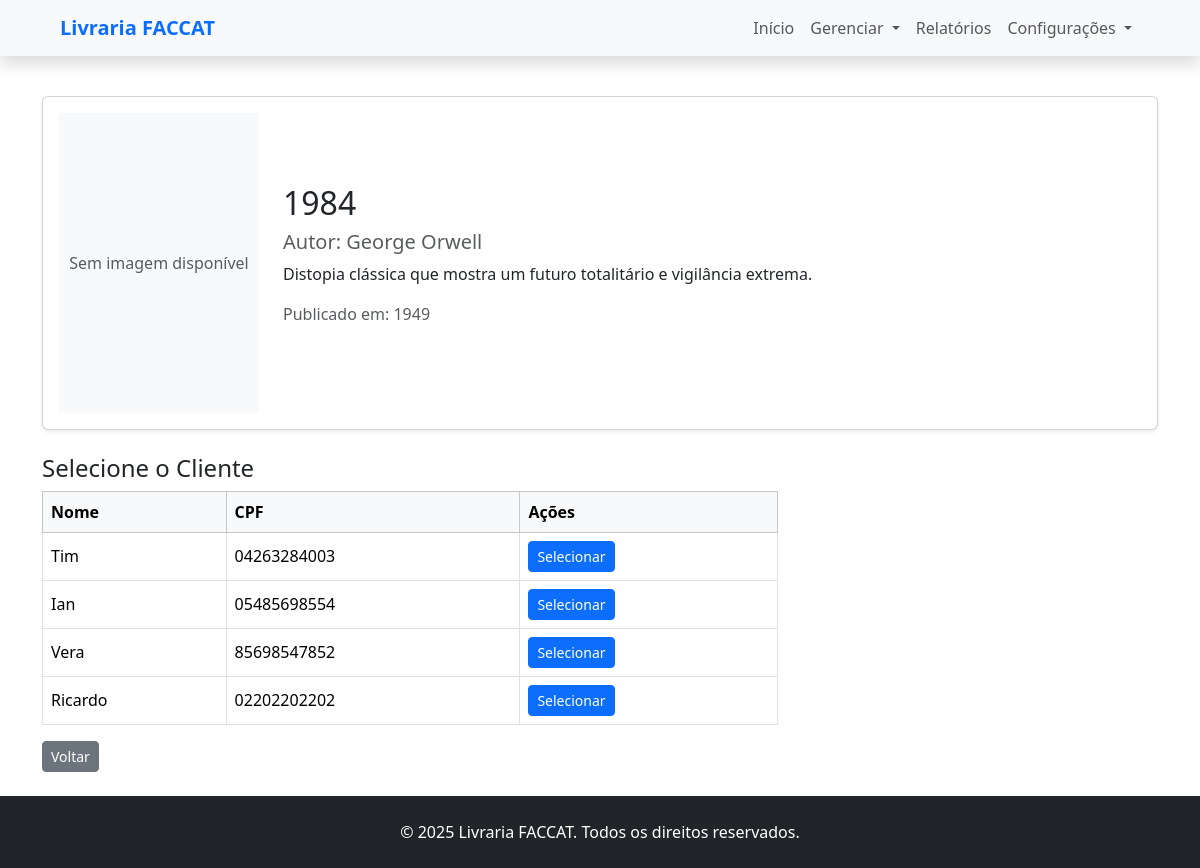
/livros/emprestimos/2/selecionar-cliente (signed in), run on the app's committed database.
### livros/models.py (models this page shows, shortened)
class Livro(models.Model):
    nome = models.CharField(max_length=100)
    autor = models.CharField(max_length=100)
    descricao = models.TextField()
    ano_publicacao = models.IntegerField(default=datetime.now().year)
    foto = StdImageField(
        upload_to='fotos/alunos',
        variations={'thumb': (150, 150), 'medium': (300, 300)},
        blank=True,
        null=True
    )
    isbn = models.CharField(max_length=17, blank=True, null=True, unique=True,
                            help_text="ISBN do livro (ex: 978-3-16-148410-0)")
    genero = models.CharField(max_length=20, choices=GENEROS, default='ficcao')
    quantidade = models.PositiveIntegerField(default=0)
    def exemplares_disponiveis(self):
        emprestimos_ativos = self.emprestimo_set.exclude(status='FINALIZADO').count()
        return max(self.quantidade - emprestimos_ativos, 0)
    def esta_disponivel_para_cliente(self, cliente):
        if self.exemplares_disponiveis() <= 0:
            return False
        primeira_reserva = self.reserva_set.filter(status='AGUARDANDO').order_by('data_solicitacao').first()
        if not primeira_reserva:
            return True
        return primeira_reserva.cliente == cliente
    def __str__(self):
        return self.nome

### usuarios/models.py (models this page shows, shortened)
class Cliente(models.Model):
    cpf = models.CharField(max_length=11, unique=True)
    email = models.EmailField()
    nome = models.CharField(max_length=50)
    endereco = models.CharField(max_length=30)
    logradouro = models.CharField(max_length=20)
    bairro = models.CharField(max_length=30)
    bloqueado = models.BooleanField(default=False)
    def __str__(self):
        return self.nome

### livros/views.py (the view)
# urls.py: path('emprestimos/<int:id>/selecionar-cliente', views.selecionar_cliente_emprestimo, name='selecionar_cliente_emprestimo'),
@login_required
def selecionar_cliente_emprestimo(request, id):
    livro = get_object_or_404(Livro, id=id)
    if livro.exemplares_disponiveis() <= 0:
        messages.error(request, 'Não existem exemplares disponíveis da obra selecionada.')
        return redirect('selecionar_livro_emprestimo')
    clientes = Cliente.objects.all()
    for cliente in clientes:
        cliente.tem_prioridade = livro.esta_disponivel_para_cliente(cliente)
    dados = {
        'livro': livro,
        'clientes': clientes,
        'redirect':'realizar_emprestimo'
    }
    print(dados)
    return render(request, 'livros/selecionar_cliente.html', dados)

### livros/templates/livros/selecionar_cliente.html (shortened to what this page needs)
{% extends 'base.html' %}
{% block content %}
<div class="container my-4">
  <div class="card shadow-sm mb-4 p-3">
    <div class="d-flex flex-column flex-md-row align-items-center">
      <div style="min-width: 200px; max-width: 200px;">
        {% if livro.foto.thumb.url %}
        <img src="{{ livro.foto.thumb.url }}" alt="Capa do livro {{ livro.nome }}" class="img-fluid"
          style="max-height: 300px; object-fit: contain;">
        {% else %}
        <div class="bg-light d-flex justify-content-center align-items-center" style="height: 300px;">
          <span class="text-muted">Sem imagem disponível</span>
        </div>
        {% endif %}
      </div>
      <div class="ms-md-4 mt-3 mt-md-0 flex-grow-1">
        <h2>{{ livro.nome }}</h2>
        <h5 class="text-muted">Autor: {{ livro.autor }}</h5>
        <p>{{ livro.descricao }}</p>
        <p class="text-muted">Publicado em: {{ livro.ano_publicacao }}</p>
      </div>
    </div>
  </div>
  <div class="row">
    <div class="col-md-8">
      <h4>Selecione o Cliente</h4>
      <div class="table-responsive">
        <table class="table table-bordered table-hover align-middle">
          <thead class="table-light">
            <tr>
              <th>Nome</th>
              <th>CPF</th>
              <th>Ações</th>
            </tr>
          </thead>
          <tbody>
            {% for cliente in clientes %}
            <tr>
              <td>{{ cliente.nome }}</td>
              <td>{{ cliente.cpf }}</td>
              <td>
                {% if cliente.bloqueado %}
                <button class="btn btn-secondary btn-sm disable" disabled>
                  Cliente Bloqueado
                </button>
                {% else %}
                  {% if cliente.tem_prioridade %}
                    {% if redirect == 'realizar_emprestimo' %}
                    <a href="{% url 'realizar_emprestimo' livro.id cliente.id %}"
                      class="btn btn-primary btn-sm">Selecionar</a>
                    {% elif redirect == 'realizar_reserva' %}
                    <a href="{% url 'realizar_reserva' livro.id cliente.id %}" class="btn btn-primary btn-sm">Selecionar</a>
                    {% endif %}
                  {% else %}
                    <button class="btn btn-secondary btn-sm" disabled>
                      Unidades já Reservadas
                    </button>
                  {% endif %}
                {% endif %}
              </td>
            </tr>
            {% empty %}
            <tr>
              <td colspan="3" class="text-center py-4">Nenhum cliente cadastrado.</td>
            </tr>
            {% endfor %}
          </tbody>
        </table>
        <a href="{% url 'selecionar_livro_emprestimo' %}" class="btn btn-secondary btn-sm">Voltar</a>
      </div>
    </div>
  </div>
</div>
{% endblock %}

### data on the page
Livro: nome "1984", autor "George Orwell", descricao "Distopia clássica que mostra um futuro totalitário e vigilância extrema.", ano_publicacao "1949"
Cliente: nome "Tim", cpf "04263284003", bloqueado "Selecionar"
Cliente: nome "Ian", cpf "05485698554", bloqueado "Selecionar"
Cliente: nome "Vera", cpf "85698547852", bloqueado "Selecionar"
Cliente: nome "Ricardo", cpf "02202202202", bloqueado "Selecionar"
